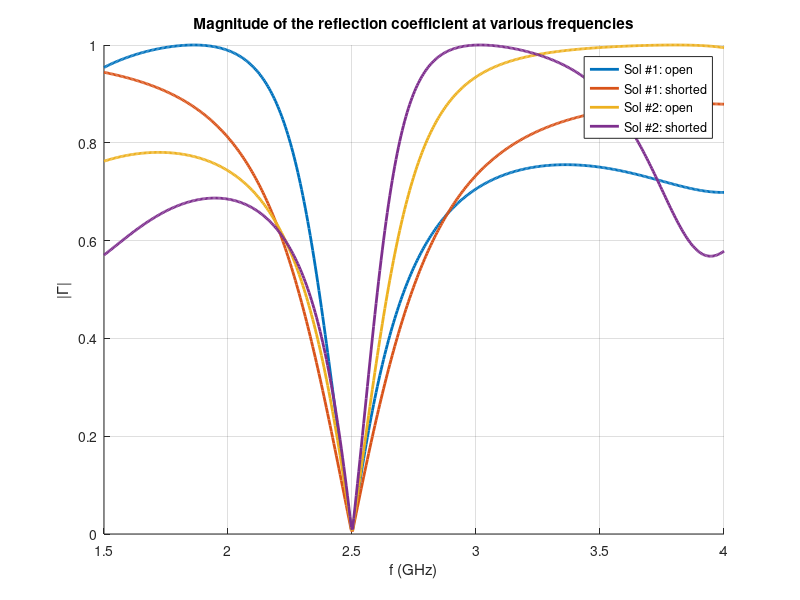
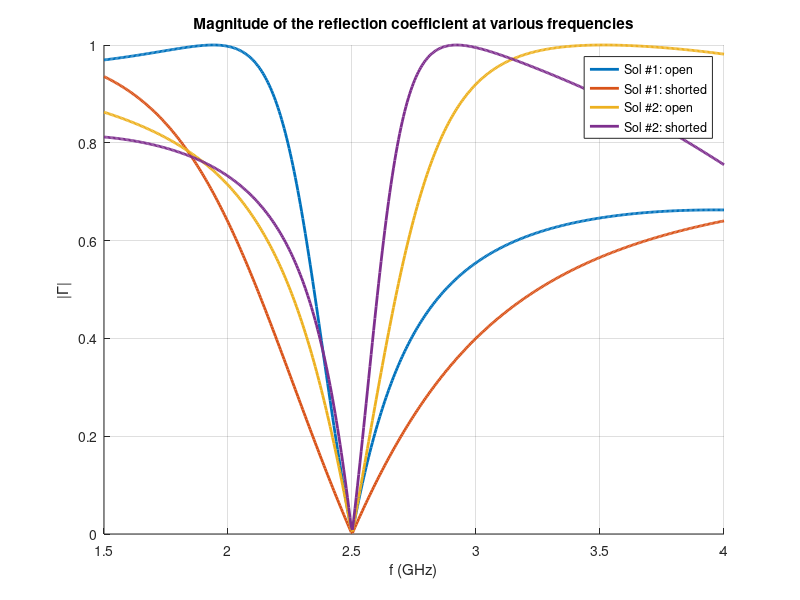

MATLAB code to generate these figures, in order:
% Single-stage amplifier design for maximum gain, at 2.5 GHz
% EIE/ENE 450 Applied Communications and Transmission Lines
function amplifier_design_for_class
%-----------------------%
% adjustable parameters %
%-----------------------%
clear all;
Z0 = 50; % line impedance (Ohms)
% scattering parameter at 2.5GHz
f = 2.5e9; % frequency (Hz)
S_abs = [0.314 0.482; 1.109 0.423]; % magnitudes of the scattering parameters
S_deg = [57.3 28; 11.7 -135.9]; % angles of the scattering parameters (degrees)
fprintf('S_abs = %d', S_abs(2,1));
% scattering parameters at other frequencies, to check the stability
% and gain
check{1}.f = 1e9; % frequency to check (Hz), i.e., 1 GHz
check{1}.S_abs = [0.352 0.239; 2.254 0.210]; % magnitudes of the scattering parameters at 1 GHz
check{1}.S_deg = [132.4 59.2; 54.4 -124.2]; % angles of the scattering parameters (degrees) at 1 GHz
%---------------------------%
% amplifier design at 2.5 GHz %
%---------------------------%
S = S_abs .* exp( j*pi/180*S_deg );

%---- Part 1: check stability ------
Delta = det(S);
abs_Delta = abs( Delta ); % magnitude of Delta
K = (1 - ( S_abs(1,1) )^2 - ( S_abs(2,2) )^2 + ...
 abs_Delta^2 ) / ( 2*abs( S(1,2)*S(2,1) ) ); % paramter K
% print out
fprintf('\n--Step 1: K-Delta stability test\n');
fprintf('Delta: |Delta| = %f, deg of Delta = %f\n', abs(Delta), angle(Delta)*180/pi );
fprintf('K = %g\n', K );
% print out the result
if ( K > 1 && abs_Delta < 1 )
  fprintf('Unconditionally stable\n');
else
  fprintf('Conditionally stable\n');
end

%---- Part 2: GammaS ------
B1 = 1 + (S_abs(1,1))^2 - (S_abs(2,2))^2 - abs_Delta^2;
C1 = S(1,1) - Delta*conj(S(2,2));
GammaS = ( B1 + [1 -1]*sqrt( B1^2 - 4*(abs(C1))^2) ) / (2*C1);
% print out answer
fprintf('\n--Step 2: GammaS\n');
for g = GammaS
 fprintf('GammaS: |GammaS| = %f, deg of GammaS = %f\n', abs(g), angle(g)*180/pi );
end
fprintf('choose the 2nd solution because it is inside the input stability region\n');
gammaS = GammaS(2);
fprintf('gammaS = %f', gammaS);

%---- Part 3: Zs ------
Zs = Z0*( 1 + gammaS ) / ( 1 - gammaS );
fprintf('\n--Step 3: Zs\n');
fprintf('Zs = %f + j(%f)\n', real(Zs), imag(Zs) );
fprintf('|Zs| = %f, deg of Zs = %f\n', abs(Zs), angle(Zs)*180/pi );

%---- Part 4: input matching circuit ------
tuner_in = single_shunt_stub( conj(Zs), Z0 );
% printout only open-circuited shunt stub
nsol = length(tuner_in);
fprintf('\n--Step 4: input matching circuit\n');
fprintf(1, '[Single-stub shunt tuner] %d solution(s):', nsol );
for k=1:nsol
 fprintf(1, '\nSolution #%d\n', k );
 fprintf(1, ' Distance of the stub: d/lambda = %g\n', tuner_in{k}.d );
 fprintf(1, ' Short circuit: ls/lambda = %g\n', tuner_in{k}.ls );
 fprintf(1, ' Open circuit: lo/lambda = %g\n', tuner_in{k}.lo );
end

%---- Part 5: GammaL ------
B2 = 1 + (S_abs(2,2))^2 - (S_abs(1,1))^2 - abs_Delta^2;
C2 = S(2,2) - Delta*conj(S(1,1));
GammaL = ( B2 + [1 -1]*sqrt( B2^2 - 4*(abs(C2))^2) ) / (2*C2);
% print out answer
fprintf('\n--Step 5: GammaL\n');
for g=GammaL
 fprintf('GammaL: |GammaL| = %f, deg of GammaL = %f\n', abs(g), angle(g)*180/pi );
end
fprintf('choose the 2nd solution because it is inside the input stability region\n');
gammaL = GammaL(2);

%---- Part 6: Zl ------
Zl = Z0*( 1 + gammaL ) / ( 1 - gammaL );
fprintf('\n--Step 6: Zl\n');
fprintf('Zl = %f + j(%f)\n', real(Zl), imag(Zl) );
fprintf('|Zl| = %f, deg of Zl = %f\n', abs(Zl), angle(Zl)*180/pi );

%---- Part 7: output matching circuit ------
tuner_out = single_shunt_stub1( conj(Zl), Z0 );
% printout only open-circuited shunt stub
nsol = length(tuner_out);
fprintf('\n--Step 7: output matching circuit\n');
fprintf(1, '[Single-stub shunt tuner] %d solution(s):', nsol );
for k=1:nsol
 fprintf(1, '\nSolution #%d\n', k );
 fprintf(1, ' Distance of the stub: d/lambda = %g\n', tuner_out{k}.d );
 fprintf(1, ' Short circuit: ls/lambda = %g\n', tuner_out{k}.ls );
 fprintf(1, ' Open circuit: lo/lambda = %g\n', tuner_out{k}.lo );
end

%---- Part 8: Check stability
gamma_out = S(2,2) + S(1,2)*S(2,1)*gammaS/( 1-S(1,1)*gammaS );
gamma_in = S(1,1) + S(1,2)*S(2,1)*gammaL/( 1-S(2,2)*gammaL );
fprintf('\n--Step 8: Careful check of stability\n');
fprintf('The input port of transistor is...');
if ( abs(gammaS) < 1 && abs(gamma_out) < 1 )
 fprintf('stable\n');
else
 fprintf('unstable\n');
end
fprintf('The output port of transistor is...');
if ( abs(gammaL) < 1 && abs(gamma_in) < 1 )
 fprintf('stable\n');
else
 fprintf('unstable\n');
end

%---- Part 9: Compute the tranducer gain
Gs = 1/(1-(abs(gammaS))^2);
G0 = (S_abs(2,1))*(S_abs(2,1));
GL = (1-(abs(gammaL))^2) / ( abs(1-S(2,2)*gammaL) )^2;
GTmax = Gs * G0 * GL;
fprintf('\n--Step 9: Gains\n');
fprintf('Gs = %f = %f dB\n', Gs, 10*log10(Gs) );
fprintf('G0 = %f = %f dB\n', G0, 10*log10(G0) );
fprintf('GL = %f = %f dB\n', GL, 10*log10(GL) );
fprintf('GTmax = %f = %f dB\n', GTmax, 10*log10(GTmax) );
%-----------------------------------------%
% gain and stability at other frequencies %
%-----------------------------------------%
ncheck = length(check); % number of frequencies to check
for k=1:ncheck

 fprintf('\n\nFrequency = %g Hz\n', check{k}.f );

 % scattering parameter at frequency check{k}.f
 SS = check{k}.S_abs .* exp( j*pi/180*check{k}.S_deg );

 % stability at the input port of transistor
 % input impedance seen looking into the input matching network
 % {2} for the second solution of the single shunt stub
 Z = Zin_shunt_stub( f, tuner_in{2}.d, tuner_in{2}.lo, Z0, Z0, 'Short', check{k}.f );
 gamS = (Z - Z0)/(Z + Z0); % reflection coeffient at the source side
 gam_out = SS(2,2) + SS(1,2)*SS(2,1)*gamS/( 1-SS(1,1)*gamS );
 % stability at the ouput port of transistor
 % {2} for the second solution of the single shunt stub
 Z = Zin_shunt_stub( f, tuner_out{2}.d, tuner_out{2}.lo, Z0, Z0, 'Open', check{k}.f );
 gamL = (Z - Z0)/(Z + Z0); % reflection coeffient at the load side
 gam_in = SS(1,1) + SS(1,2)*SS(2,1)*gamL/( 1-SS(2,2)*gamL );

 fprintf(' gamS: |gamS| = %f, deg of gamS = %f\n', abs(gamS), angle(gamS)*180/pi );
 fprintf(' gam_out: |gam_out| = %f, deg of gam_out = %f\n', abs(gam_out), angle(gam_out)*180/pi );
 fprintf(' gamL: |gamL| = %f, deg of gamL = %f\n', abs(gamL), angle(gamL)*180/pi );
 fprintf(' gam_in: |gam_in| = %f, deg of gam_in = %f\n', abs(gam_in), angle(gam_in)*180/pi );
 fprintf('\n The input port of transistor is...');
 if ( abs(gamS) < 1 && abs(gam_out) < 1 )
 fprintf('stable\n');
 else
 fprintf('unstable\n');
 end
 fprintf(' The output port of transistor is...');
 if ( abs(gamL) < 1 && abs(gam_in) < 1 )
 fprintf('stable\n');
 else
 fprintf('unstable\n');
 end

 %---- Compute the tranducer gain
 % Note: This calculation comes from equation (12.13) of the textbook
 % Equation (12.37) will not work here because (12.37) is only for
 % the maximum gain (conjugate matching), at 2.5 GHz
 Gs = (1-(abs(gamS))^2) / ( abs(1-gamS*gam_in) )^2;
 G0 = (check{k}.S_abs(2,1))^2;
 GL = (1-(abs(gamL))^2) / ( abs(1-SS(2,2)*gamL) )^2;
 GTmax = Gs * G0 * GL;
 fprintf('\n Gains:\n');
 fprintf(' Gs = %f = %f dB\n', Gs, 10*log10(Gs) );
 fprintf(' G0 = %f = %f dB\n', G0, 10*log10(G0) );
 fprintf(' GL = %f = %f dB\n', GL, 10*log10(GL) );
 fprintf(' GT = %f = %f dB\n', GTmax, 10*log10(GTmax) );
end
end
% Matches a load Zload to the line with impedance Z0 using a
% shunt-stub tuner
% Input:
% ZL - a complex number for the load impedance (Ohm)
% Z0 - a real number for the characteristic impednace of the
% transmission line (Ohm)
% Output:
% tuner - a cell, where
% tuner{k}.d is (the length from the line to the load)/lambda
% tuner{k}.ls is (the length of the short-circuited stub)/lambda
% tuner{k}.lo is (the length of the open-circuited stub)/lambda
% Here, length(tuner) is the number of solutions
function tuner = single_shunt_stub( ZL, Z0 )
 RL = real(ZL); % load resistance
 XL = imag(ZL); % load reactance
 Y0 = 1/Z0; % characteristic admittance of the line
 % obtain t
 if ( RL ~= Z0 )
 % two solution. Put them in a vector 't'
 t = ( XL + (-1).^[0 1] * sqrt( RL*( (Z0-RL)^2 + XL^2 )/Z0 ) ) ...
 / ( RL - Z0 );
 else
 % one solution
 t = -XL/(2*Z0);
 end
 % obtain B
 B = ( RL^2*t - (Z0-XL*t).*(XL + Z0*t) ) ...
 ./ ( Z0*(RL^2 + (XL + Z0*t).^2 ) );
 % obtain normalized length, norm_ls = ls/lambda, of the short-circuit stub
 norm_ls = atan( Y0./B ) / (2*pi);
 norm_ls( norm_ls < 0 ) = norm_ls( norm_ls < 0 ) + 1/2;
 % obtain normalized length, norm_lo = lo/lambda, of the open-circuit stub
 norm_lo = -atan( B/Y0 ) / (2*pi);
 norm_lo( norm_lo < 0 ) = norm_lo( norm_lo < 0 ) + 1/2;
 % obtain the normalized distance, norm_d = d/lambda, of the stub
 % Note that t can be a vector, so we can have multiple solutions of norm_d
 norm_d = atan( t ) / (2*pi);
 norm_d( t<0 ) = norm_d( t< 0 ) + 1/2;
 % prepare the output
 nsol = length( norm_d ); % number of solution
 tuner = cell( nsol );
 for k=1:nsol
 tuner{k}.d = norm_d(k);
 tuner{k}.ls = norm_ls(k);
 tuner{k}.lo = norm_lo(k);
 end
 %---------------------%
% Gamma vs frequency %
%---------------------%
f0 = 2.5*10^9; % (Hz) frequency for which the load is ZL as given
f = linspace( 1.5*10^9, 4*10^9, 500 ); % (Hz) range of frequencies to plot
Z0 = 50; % (Ohm) characteristic impedance
% Suppose ZL is a series of RC or of RL
if ( XL < 0 ) % series of R and C
 C = 1/(-XL*2*pi*f0); % capacitance (F) in the series
 ZL_f = RL + 1./(j*2*pi*f*C); % load impedance, as a function of frequency
 % show the components in the load
else
 L = XL / (2*pi*f0); % indunctance (H) in the series
 ZL_f = RL + j*2*pi*f*L; % load impedance, as a function of frequency
 % show the components in the load
end
% compute |Gamma| vs frequency
figure(1);
clf;
hold all;
leg = cell( 1, 2*nsol ); % legend
for k=1:nsol
 % impedance down a length d from the load, equation (5.7) in the
 % textbook
 tan_term = tan( 2*pi*norm_d(k)*f/f0 ); % tan (beta*d)
 Z = Z0*( ZL_f + j*Z0*tan_term ) ./ (Z0 + j*ZL_f.*tan_term);

 % impedances of the stub transmission line
 % circuit
 Z_stub_o = -j*Z0*cot( 2*pi*norm_lo(k)*f/f0 ); % open stub
 Z_stub_s = j*Z0*tan( 2*pi*norm_ls(k)*f/f0 ); % short-circuited stub

 % the over-all input impedance looking into the matching network:
 % A parellel of Z and Z_sub
 Zin_o = Z .* Z_stub_o ./ (Z + Z_stub_o); % open stub
 Zin_s = Z .* Z_stub_s ./ (Z + Z_stub_s); % short-circuited stub

 % Gamma
 Gamma_o = (Zin_o - Z0) ./ (Zin_o + Z0); % open stub
 Gamma_s = (Zin_s - Z0) ./ (Zin_s + Z0); % short-circuited stub

 % plot and set legend
 figure(1);
 plot( f/10^9, [ abs(Gamma_o) ; abs(Gamma_s) ], 'Linewidth', 2 );
 leg{2*k-1} = sprintf('Sol #%d: open', k );
 leg{2*k} = sprintf('Sol #%d: shorted', k );
 grid on;
end
legend( leg );
title('Magnitude of the reflection coefficient at various frequencies');
xlabel('f (GHz)');
ylabel('|\Gamma|');
end
function tuner = single_shunt_stub1( ZL, Z0 )
 RL = real(ZL); % load resistance
 XL = imag(ZL); % load reactance
 Y0 = 1/Z0; % characteristic admittance of the line
 % obtain t
 if ( RL ~= Z0 )
 % two solution. Put them in a vector 't'
 t = ( XL + (-1).^[0 1] * sqrt( RL*( (Z0-RL)^2 + XL^2 )/Z0 ) ) ...
 / ( RL - Z0 );
 else
 % one solution
 t = -XL/(2*Z0);
 end
 % obtain B
 B = ( RL^2*t - (Z0-XL*t).*(XL + Z0*t) ) ...
 ./ ( Z0*(RL^2 + (XL + Z0*t).^2 ) );
 % obtain normalized length, norm_ls = ls/lambda, of the short-circuit stub
 norm_ls = atan( Y0./B ) / (2*pi);
 norm_ls( norm_ls < 0 ) = norm_ls( norm_ls < 0 ) + 1/2;
 % obtain normalized length, norm_lo = lo/lambda, of the open-circuit stub
 norm_lo = -atan( B/Y0 ) / (2*pi);
 norm_lo( norm_lo < 0 ) = norm_lo( norm_lo < 0 ) + 1/2;
 % obtain the normalized distance, norm_d = d/lambda, of the stub
 % Note that t can be a vector, so we can have multiple solutions of norm_d
 norm_d = atan( t ) / (2*pi);
 norm_d( t<0 ) = norm_d( t< 0 ) + 1/2;
 % prepare the output
 nsol = length( norm_d ); % number of solution
 tuner = cell( nsol );
 for k=1:nsol
 tuner{k}.d = norm_d(k);
 tuner{k}.ls = norm_ls(k);
 tuner{k}.lo = norm_lo(k);
 end
 %---------------------%
% Gamma vs frequency %
%---------------------%
f0 = 2.5*10^9; % (Hz) frequency for which the load is ZL as given
f = linspace( 1.5*10^9, 4*10^9, 500 ); % (Hz) range of frequencies to plot
Z0 = 50; % (Ohm) characteristic impedance
% Suppose ZL is a series of RC or of RL
if ( XL < 0 ) % series of R and C
 C = 1/(-XL*2*pi*f0); % capacitance (F) in the series
 ZL_f = RL + 1./(j*2*pi*f*C); % load impedance, as a function of frequency
 % show the components in the load
else
 L = XL / (2*pi*f0); % indunctance (H) in the series
 ZL_f = RL + j*2*pi*f*L; % load impedance, as a function of frequency
 % show the components in the load
end
% compute |Gamma| vs frequency
figure(2);
clf;
hold all;
leg = cell( 1, 2*nsol ); % legend
for k=1:nsol
 % impedance down a length d from the load, equation (5.7) in the
 % textbook
 tan_term = tan( 2*pi*norm_d(k)*f/f0 ); % tan (beta*d)
 Z = Z0*( ZL_f + j*Z0*tan_term ) ./ (Z0 + j*ZL_f.*tan_term);

 % impedances of the stub transmission line
 % circuit
 Z_stub_o = -j*Z0*cot( 2*pi*norm_lo(k)*f/f0 ); % open stub
 Z_stub_s = j*Z0*tan( 2*pi*norm_ls(k)*f/f0 ); % short-circuited stub

 % the over-all input impedance looking into the matching network:
 % A parellel of Z and Z_sub
 Zin_o = Z .* Z_stub_o ./ (Z + Z_stub_o); % open stub
 Zin_s = Z .* Z_stub_s ./ (Z + Z_stub_s); % short-circuited stub

 % Gamma
 Gamma_o = (Zin_o - Z0) ./ (Zin_o + Z0); % open stub
 Gamma_s = (Zin_s - Z0) ./ (Zin_s + Z0); % short-circuited stub

 % plot and set legend
 figure(2);
 plot( f/10^9, [ abs(Gamma_o) ; abs(Gamma_s) ], 'Linewidth', 2 );
 leg{2*k-1} = sprintf('Sol #%d: open', k );
 leg{2*k} = sprintf('Sol #%d: shorted', k );
 grid on;
end
legend( leg );
title('Magnitude of the reflection coefficient at various frequencies');
xlabel('f (GHz)');
ylabel('|\Gamma|');
end
% Obtain the input impedance seen looking into a single-stub shunt tuner at
% a given frequency
% Input:
% f - frequency where the shunt tuner is designed for (Hz)
% d - (length of the line)/lambda, where lambda = wavelength on the
% transmission line for frequency f
% l - (length of the stub)/lambda
% Zload - the impedance of the load, a complex number (Ohm)
% Z0 - the impedance of the transmission line,
% a complex number although usually be real (Ohm)
% type - type of the stub, either 'Open' (for open-circuited) or 'Close'
% for (for closed-circuit)
% f_given - frequency to find the input impedance (Hz)
% Output:
% Z - the input impedance seen
function Z = Zin_shunt_stub( f, d, l, Zload, Z0, type, f_given )
 % input impedance of the stub at the given frequency
 beta_l = 2*pi*f_given/f * l; % beta (at the given frequency) * (stub length)
 if ( type(1) == 'O' )
 Zstub = -j*Z0*cot( beta_l );
 else
 Zstub = j*Z0*tan( beta_l );
 end

 % Zload || Zstub
 Zeq = Zload * Zstub / (Zload + Zstub);

 % input impedance of a line of length d terminated by a load Zeq
 beta_d = 2*pi*f_given/f * d; % beta (at the given frequency) * (line length)
 t = tan( beta_d );
 Z = Z0*( Zeq + j*Z0*t)/( Z0 + j*Zeq*t );

 fprintf(' >>> debugging: Zstub = %f + j(%f) Ohm\n', real(Zstub), imag(Zstub) );
 fprintf(' >>> debugging: Zeq = %f + j(%f) Ohm\n', real(Zeq), imag(Zeq) );
 fprintf(' >>> debugging: Z = %f + j(%f) Ohm\n', real(Z), imag(Z) );
 grid on
end
